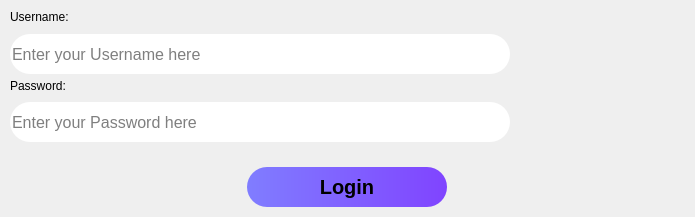
          <widget class="QWidget" name="scrollAreaWidgetContents">
           <property name="geometry">
            <rect>
             <x>0</x>
             <y>0</y>
             <width>695</width>
             <height>217</height>
            </rect>
           </property>
           <layout class="QVBoxLayout" name="verticalLayout_3">
            <property name="spacing">
             <number>5</number>
            </property>
            <property name="leftMargin">
             <number>10</number>
            </property>
            <property name="topMargin">
             <number>10</number>
            </property>
            <property name="rightMargin">
             <number>10</number>
            </property>
            <property name="bottomMargin">
             <number>10</number>
            </property>
            <item alignment="Qt::AlignmentFlag::AlignTop">
             <widget class="QLabel" name="label_2">
              <property name="text">
               <string>Username:</string>
              </property>
             </widget>
            </item>
            <item alignment="Qt::AlignmentFlag::AlignTop">
             <widget class="QLineEdit" name="username_login_input">
              <property name="sizePolicy">
               <sizepolicy hsizetype="Preferred" vsizetype="Fixed">
                <horstretch>0</horstretch>
                <verstretch>0</verstretch>
               </sizepolicy>
              </property>
              <property name="minimumSize">
               <size>
                <width>0</width>
                <height>40</height>
               </size>
              </property>
              <property name="maximumSize">
               <size>
                <width>500</width>
                <height>16777215</height>
               </size>
              </property>
              <property name="font">
               <font>
                <pointsize>12</pointsize>
               </font>
              </property>
              <property name="styleSheet">
               <string notr="true">border-radius:20px</string>
              </property>
              <property name="placeholderText">
               <string>Enter your Username here</string>
              </property>
             </widget>
            </item>
            <item alignment="Qt::AlignmentFlag::AlignTop">
             <widget class="QLabel" name="label_3">
              <property name="text">
               <string>Password:</string>
              </property>
             </widget>
            </item>
            <item alignment="Qt::AlignmentFlag::AlignTop">
             <widget class="QLineEdit" name="password_login_input">
              <property name="sizePolicy">
               <sizepolicy hsizetype="Preferred" vsizetype="Fixed">
                <horstretch>0</horstretch>
                <verstretch>0</verstretch>
               </sizepolicy>
              </property>
              <property name="minimumSize">
               <size>
                <width>0</width>
                <height>40</height>
               </size>
              </property>
              <property name="maximumSize">
               <size>
                <width>500</width>
                <height>16777215</height>
               </size>
              </property>
              <property name="font">
               <font>
                <pointsize>12</pointsize>
               </font>
              </property>
              <property name="styleSheet">
               <string notr="true">border-radius:20px;</string>
              </property>
              <property name="echoMode">
               <enum>QLineEdit::EchoMode::Password</enum>
              </property>
              <property name="placeholderText">
               <string>Enter your Password here</string>
              </property>
             </widget>
            </item>
            <item>
             <spacer name="horizontalSpacer">
              <property name="orientation">
               <enum>Qt::Orientation::Horizontal</enum>
              </property>
              <property name="sizeHint" stdset="0">
               <size>
                <width>686</width>
                <height>20</height>
               </size>
              </property>
             </spacer>
            </item>
            <item alignment="Qt::AlignmentFlag::AlignHCenter|Qt::AlignmentFlag::AlignTop">
             <widget class="QPushButton" name="login_button_login">
              <property name="enabled">
               <bool>true</bool>
              </property>
              <property name="sizePolicy">
               <sizepolicy hsizetype="Preferred" vsizetype="Fixed">
                <horstretch>0</horstretch>
                <verstretch>0</verstretch>
               </sizepolicy>
              </property>
              <property name="minimumSize">
               <size>
                <width>200</width>
                <height>40</height>
               </size>
              </property>
              <property name="font">
               <font>
                <pointsize>15</pointsize>
                <bold>true</bold>
               </font>
              </property>
              <property name="cursor">
               <cursorShape>PointingHandCursor</cursorShape>
              </property>
              <property name="styleSheet">
               <string notr="true">QPushButton{
background: qlineargradient(spread:pad, x1:1, y1:0, x2:0, y2:0, stop:0 rgba(128, 68, 255, 255), stop:1 rgba(128, 125, 255, 255));
border-radius: 20px;
}
QPushButton:!enabled {
/*background: qlineargradient(spread:pad, x1:1, y1:0, x2:0, y2:0, stop:1 #bababa, stop:0 #828282);*/
background: qlineargradient(spread:pad, x1:1, y1:0, x2:0, y2:0, stop:0 #5930b3, stop:1 #5957b3);
}</string>
              </property>
              <property name="text">
               <string>Login</string>
              </property>
             </widget>
            </item>
           </layout>
          </widget>
